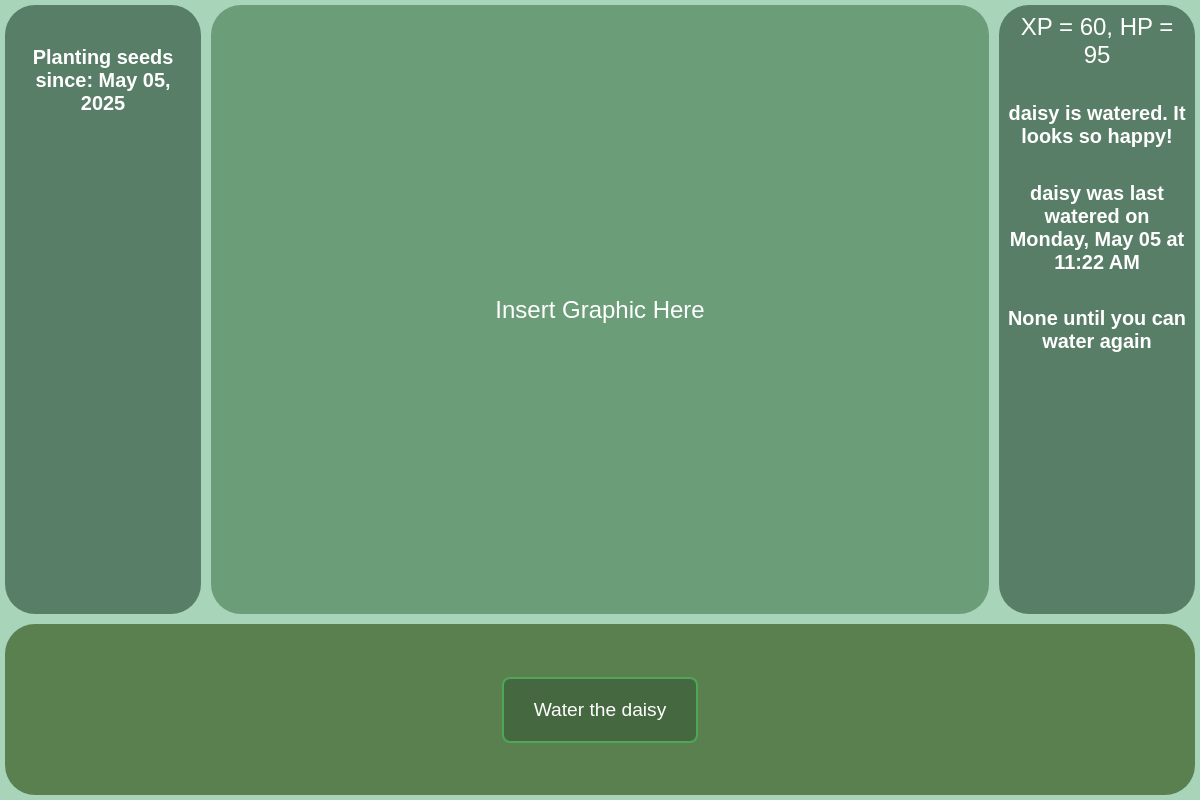
Before: / with the older database file.
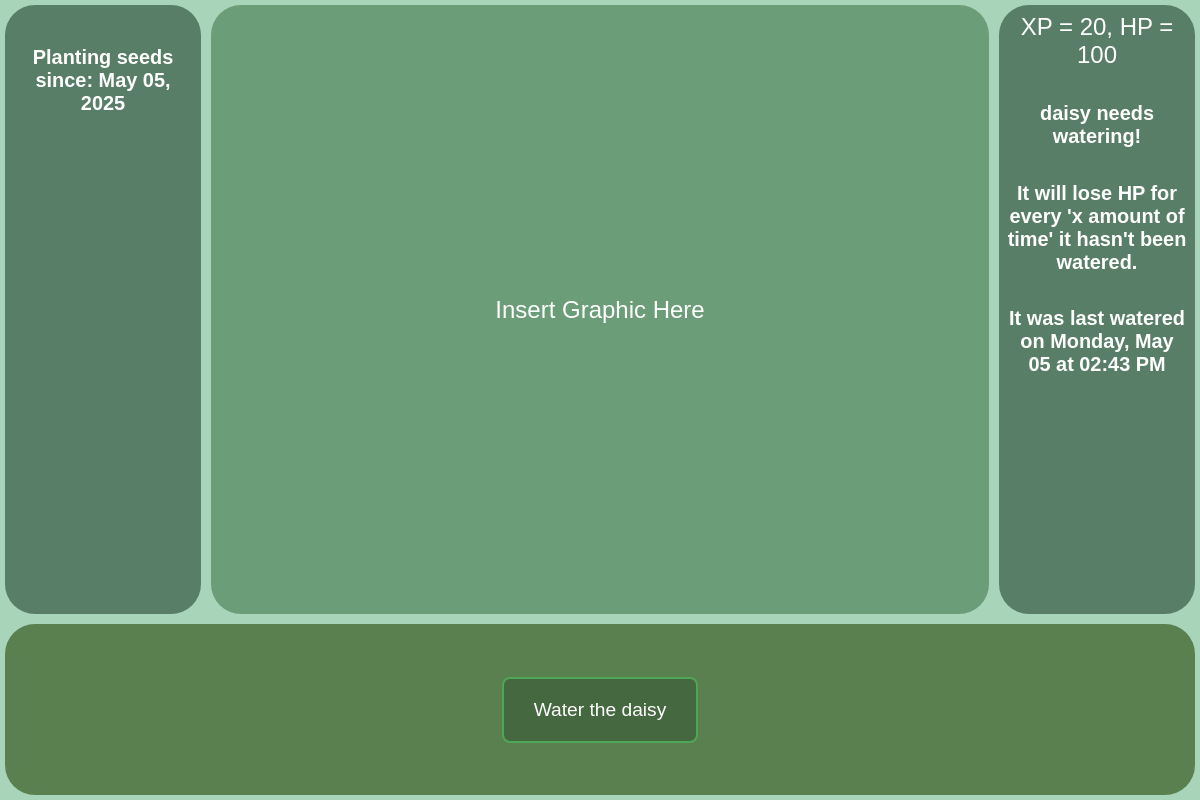
After: the same page with the newer database file.
### models.py (models this page shows, shortened)
class Time(db.Model):
    __tablename__ = "Time"
    id = db.mapped_column(db.Integer, primary_key = True)
    name = db.mapped_column(db.String, nullable = False)
    current_time = db.mapped_column(db.DateTime, nullable = False, default = dt.now())

class Seed(db.Model):
    __tablename__ = "Seeds"
    id = db.mapped_column(db.Integer, primary_key = True)
    name = db.mapped_column(db.String, nullable = False)
    category = db.mapped_column(db.String, nullable = False, default = "flower")
    hp = db.mapped_column(db.Integer, nullable = False, default = 100)
    xp = db.mapped_column(db.Integer, nullable = False, default = 0)
    is_watered = db.mapped_column(db.Boolean, default = False)
    time_of_watering = db.mapped_column(db.DateTime, nullable = True, default = None)
    is_planted = db.mapped_column(db.Boolean, nullable=False, default=False)
    time_of_planting = db.mapped_column(db.DateTime, nullable = True, default = None)
    water_retention = db.mapped_column(db.Interval, nullable=False, default=timedelta(seconds=10))
    buffer_interval = db.mapped_column(db.Interval, nullable=False, default=timedelta(seconds=5))
    last_decay_time = db.mapped_column(db.DateTime, nullable=True, default=None)
    def reset_is_watered(self):
        self.is_watered = False
        db.session.commit()
        return f'{self.name} needs to be watered!'
    def time_until_waterable(self):
        if not self.is_watered or not self.time_of_watering:
            print('Plant is not watered, or does not have a time of watering')
            return None  # no cooldown needed bc plant is not planted or is not watered
        cooldown = timedelta(minutes=0.1)
        print(f'Cooldown Value: {cooldown}')
        elapsed = dt.now() - self.time_of_watering
        if elapsed > cooldown:
            self.reset_is_watered()
            return None
        print(type(elapsed))
        remaining = (cooldown - elapsed).total_seconds()
        minutes = int(remaining // 60)
        seconds = int(remaining % 60)
        return f'{minutes} minutes, {seconds} seconds'
    def decay_hp(self, current_time=None):
        if current_time is None:
            current_time = dt.now()
        if self.time_of_watering is None:
            return
        if self.last_decay_time is None:
            self.last_decay_time = self.time_of_watering + self.water_retention
            db.session.commit()
            return  # don't decay now — start tracking after retention period
        if current_time < self.last_decay_time:
            return
        time_since_last_decay = current_time - self.last_decay_time
        interval_seconds = self.buffer_interval.total_seconds()
        intervals = int(time_since_last_decay.total_seconds() // interval_seconds)
        if intervals < 1:
            return  # not enough time passed yet for next decay
        decay_amount = intervals * 5
        self.hp = max(self.hp - decay_amount, 0)
        self.last_decay_time += timedelta(seconds=intervals * interval_seconds)
        db.session.commit()

### app.py (the view)
@app.route("/")
def test():
    seeds = call_seeds()
    time_update = call_time_update()
    start = began_game()
    countdown = seeds.time_until_waterable()
    update_time()
    return render_template("test.html", plant = seeds, time_update = time_update, start = start, countdown = countdown)

### app.py (called while the page is built)
def call_seeds():
    statement = db.select(Seed)
    records = db.session.execute(statement)
    results = records.scalar()
    results.decay_hp()
    return results

def call_time_update():
    statement = db.select(Time).where(Time.id == 1)
    records = db.session.execute(statement)
    results = records.scalar()
    if results == None:
        current_time = Time(name = "up_to_date")
        db.session.add(current_time)
        db.session.commit()
        call_time_update()
        return call_time_update()
    return results

def update_time():
    current_time_row = db.session.query(Time).first()
    current_time_row.current_time = dt.now()
    db.session.commit()
    return current_time_row

def began_game():
    statement = db.select(Time).where(Time.id == 2)
    records = db.session.execute(statement)
    results = records.scalar()
    if results == None:
        began_time = Time(name = "first_launch_date")
        db.session.add(began_time)
        db.session.commit()
        began_game()
        return began_game()
    return results

### templates/test.html (shortened to what this page needs)
{% extends "layout.html" %}
{% block content %}
<div class="container">
  <div class="top-section">
    <div class="left-box box">
        <h5>Planting seeds since: {{ start.current_time.strftime('%B %d, %Y') }}</h5>
    </div>
    <div class="top-box box">
        Insert Graphic Here
    </div>
    <div class="right-box box">
        {% if plant.is_planted == True %}
            XP = {{ plant.xp }},
            HP = {{ plant.hp }}
        {% endif %}
        {% if plant.is_watered == True %}
            <h5>{{plant.name}} is watered. It looks so happy!</h5>
            {% if plant.time_of_watering != None %}
            <h5>{{plant.name}} was last watered on {{plant.time_of_watering.strftime('%A, %B %d  at %I:%M %p')}}</h5>
        {% endif %}
            <h5> {{ countdown }} until you can water again</h5>
        {% endif %}
        {%if plant.is_watered != True and plant.is_planted == True %}
            <h5>{{plant.name}} needs watering!  </h5>
            <h5>It will lose HP for every 'x amount of time' it hasn't been watered.</h5>
            {% if plant.time_of_watering != None%}
                <h5>It was last watered on {{plant.time_of_watering.strftime('%A, %B %d  at %I:%M %p')}}</h5>
            {% endif %}
        {% endif %}
    </div>
  </div>
  <div class="bottom-box box">
    {% if plant.is_planted %}
        <form method="post" action="{{ url_for('water_seed', seed_id=plant.id) }}">
            <button type="submit" class="water-button">Water the {{ plant.name }}</button>
        </form>
    {% endif %}
  </div>
</div>
{% endblock %}

### templates/layout.html (shortened to what this page needs)
<!DOCTYPE html>
<html lang="en">
<head>
</head>
<body>
  {% block content %}{% endblock %}
</body>
</html>

### templates/layout.html (style rules this page uses)
body { background-color: #a8d5ba; margin: 0; padding: 0; }
.left-box, .right-box, .top-box, .bottom-box { margin: 5px; }
body { margin: 0; font-family: sans-serif; }
.container { display: flex; flex-direction: column; height: 100vh; }
.top-section { display: flex; flex: 2; }
.left-box, .right-box { width: 15%; background: #0a25137e; font-size: min(4vw, 1.5em); }
.top-box { flex: 1; background: #013b0a5d; display: flex; align-items: center; justify-content: center; }
.bottom-box { flex: 0.5; background: #26470898; display: flex; align-items: center; justify-content: center; }
.box { color: white; font-size: 1.5rem; padding: 0.5rem; border-radius: 30px; text-align: center; flex-direction: column; align-items: center; }
.water-button { font-size: 1.2rem; padding: 20px 30px; border-radius: 8px; background-color: #34533486; color: rgb(255, 255, 255); border:2px solid rgb(78, 167, 86) }

Changed rows visible on the page:
changed Seed "daisy": xp "60" → "20"; hp "95" → "100"; is_watered True → False (drawn); name "daisy" → (not shown); time_of_watering "Monday, May 05 at 11:22 AM" → "Monday, May 05 at 02:43 PM"
Other visible differences:
{{ countdown }}: "None" → (not shown)
text no longer shown: "is watered. It looks so happy! was last watered on until you can water again"
text now shown: "needs watering! It will lose HP for every 'x amount of time' it hasn't been watered. It was last watered on"
